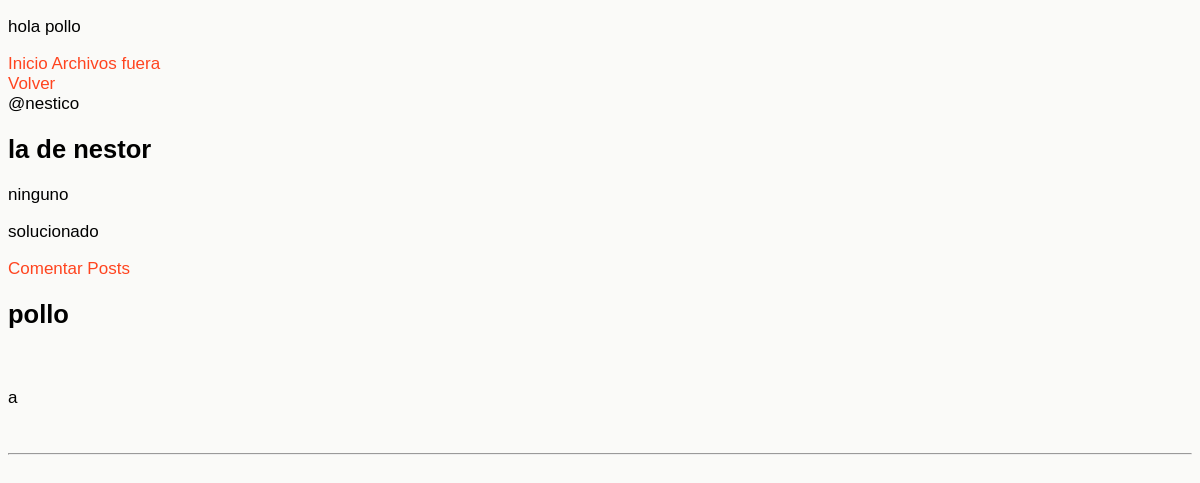
/detailpost/6/ (signed in), run on the app's committed database.
### posts/models.py (models this page shows, shortened)
class PostsModels(models.Model):
     userforeign = models.ForeignKey(User, on_delete=models.CASCADE)
     title=models.CharField(max_length=50,null=True)
     problem=models.CharField(max_length=250,null=False)
     solution=models.CharField(max_length=250,null=False)
     class Meta:
        ordering = ["-pk",]

class ComentPosts(models.Model):
   postforeign=models.ForeignKey(PostsModels,on_delete=models.CASCADE)
   usercoment = models.ForeignKey(User, on_delete=models.CASCADE)
   comentario=models.CharField(max_length = 150)

### posts/views.py (the view)
# urls.py: path('detailpost/<int:pk>/',login_required(DetailPostComent.as_view()), name='detail-post'),
class DetailPostComent(DetailView):
    model=PostsModels
    template_name="posts_global/detail-post.html"
    context_object_name="posts"
    def get_context_data(self, **kwargs):
        context = super().get_context_data(**kwargs)
        pk=self.kwargs.get('pk')
        context['comentario'] = ComentPosts.objects.filter(postforeign=pk)
        return context

### templates/posts_global/detail-post.html (shortened to what this page needs)
{% extends "global.html"%} {% block container %}
<div class="volver">
    <a href='{% url "posts"   %}'>Volver</a>
</div>
<div class="detail-posts">
    <h class="user">@{{ posts.userforeign }}</h1>
        <h2 class="title">{{ posts.title }}</h2>
        <p class="problem">{{ posts.problem }}</p>
        <p class="solution">{{ posts.solution }}</p>
</div>
<div class="comentarios">
    <div class="contenedor-comentario">
        <a class="comentar" href='{% url "createcoments" posts.id  %}'> Comentar Posts</a>
    </div>
    <div class="comentarios">
        {% for comentario in comentario %}
        <h2 class="comentador">{{comentario.usercoment}}</h2><br class="comentarios-p">
        <p> {{comentario.comentario}} </p><br>
        <hr/>
        {% empty %}
        <li class="nofound">No hay comentarios en este posts.</li>
        {% endfor %}
    </div>
</div>
{% endblock %}

### templates/global.html (shortened to what this page needs)
<!DOCTYPE html>
<html lang="es">
<head>
</head>
<body>
    <nav>
        <p class="login-user">hola {{request.user}}</p>
        <div>
            <a href='{% url "posts" %}'>Inicio</a>
            <a href='{% url "pictures" %}'>Archivos</a>
            <a class="logout" href="/logout">fuera</a>
        </div>
    </nav>
    {% block container %} {% endblock%}
</body>
</html>

### templates/posts_global/detail-post.html (style rules this page uses)
body { background-color: #fafaf8; font-family:Arial; color:black; font-size:17px; }
a { text-decoration: none; color:#ff441f }

### data on the page
PostsModels: userforeign "nestico", title "la de nestor", problem "ninguno", solution "solucionado"
ComentPosts: usercoment "pollo", comentario "a"

### other printed values
{{ request.user }} "pollo"
